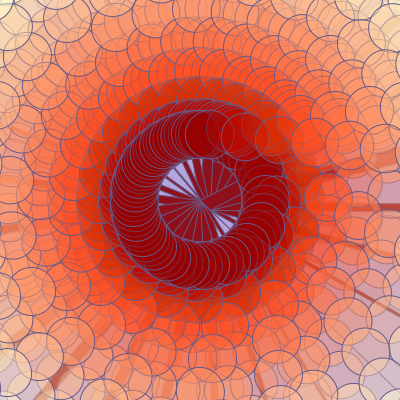
Frame 1 (no input)
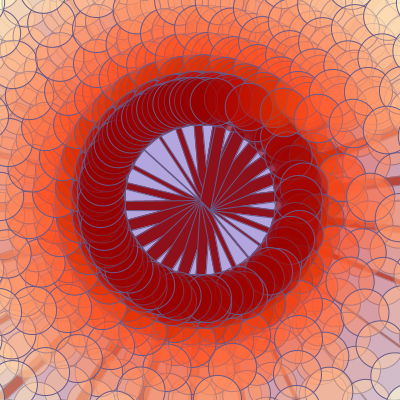
Frame 60 (the mouse pressed at the canvas centre just before this capture)
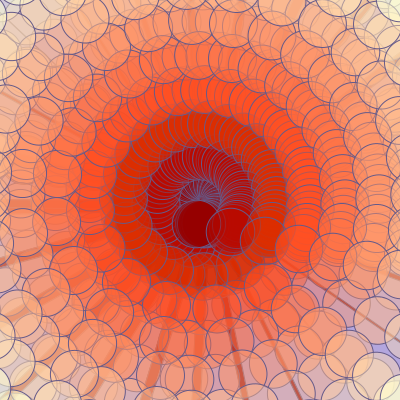
Frame 120 (the mouse held since frame 60 and released just before this capture)

The Processing sketch that drew these frames (run headless with seeded random() and noise(); from frame 60 on, the mouse is pressed at the canvas centre):

// Processing sketch: processing_71937
// ── processing_71937.pde

float[] yVal; //use this array to store height vals
float[] xVal; //use this array to store height vals
float y;
float x;
float phi = 50; //your radians for your sine function
float dphi = 0; //delta is what you increment the radians by

void setup(){
  size(400,400);
  background(179,166,222);
  frameRate(5);
  yVal = new float[width];
  xVal = new float[width];
}

void draw()
{smooth();
  translate(width/2,height/2);
  stroke(101,90,137);
  background(179,166,222);
  internal();
  calcWave();
  renderWave();
  for (int t = 1; t < 60; t+=2)
  {
  rotate(PI/t);
  renderWave();
  rotate(-2*PI/t);
  renderWave();
  rotate(4*PI/t);
  renderWave();
  }
   if (keyPressed == true)
  {
    internal();
  }
}
void calcWave(){ //calculating the height values
  dphi = 0.005;
  for(int i=0; i<width; i+=5) {
  yVal[i] = sin(phi)*height/4; //height divided by 4 and then increments of 10 means amp of 100
phi = phi-dphi;
}}

void renderWave(){ //uses the height values to create a simple pendulum in harmonic motion
  for(int q = 0; q < width; q+=35){
    x = q;
    y = yVal[q];
    y = (int)y;
    fill(x+150,x-25,x-70,random(100,150));
    float rad = 48;
ellipse(x,y,rad,rad);
  }
  
}

void internal(){ //inside structure
  dphi = 0.25;
  for(int i=0; i<width; i+=15) {
  yVal[i] = sin(phi)*height/4; //height divided by 4 and then increments of 10 means amp of 100
xVal[i] = cos(phi)*width/4;
phi = phi-dphi;
fill(142,16,26);
  triangle(0,0,xVal[i]*10,yVal[i]*10,10,10);
}}
